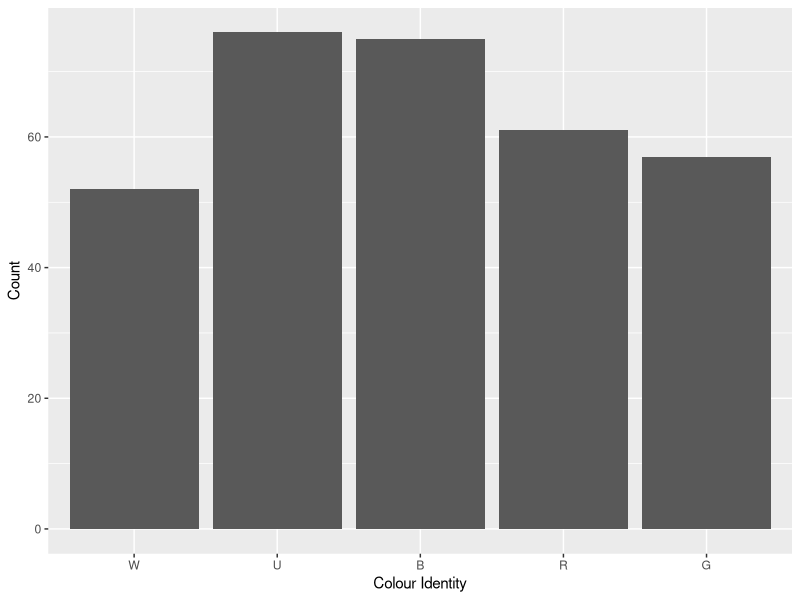
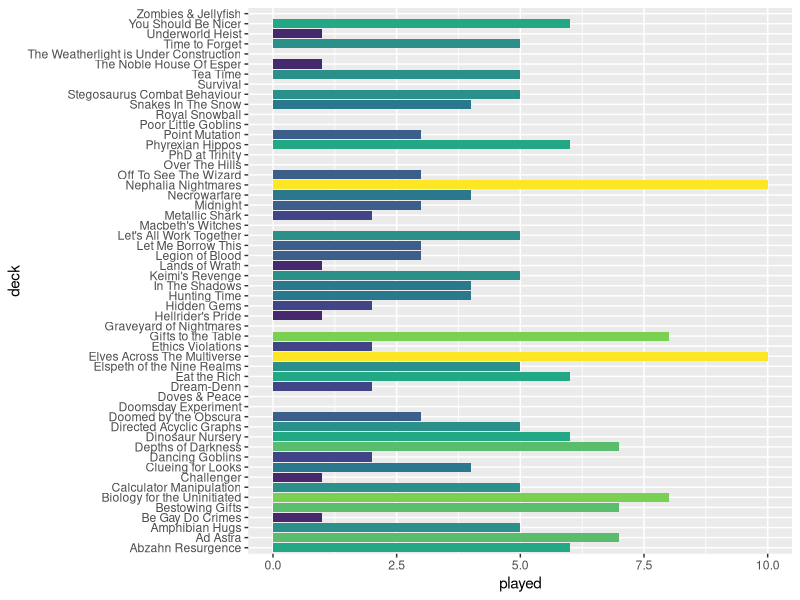
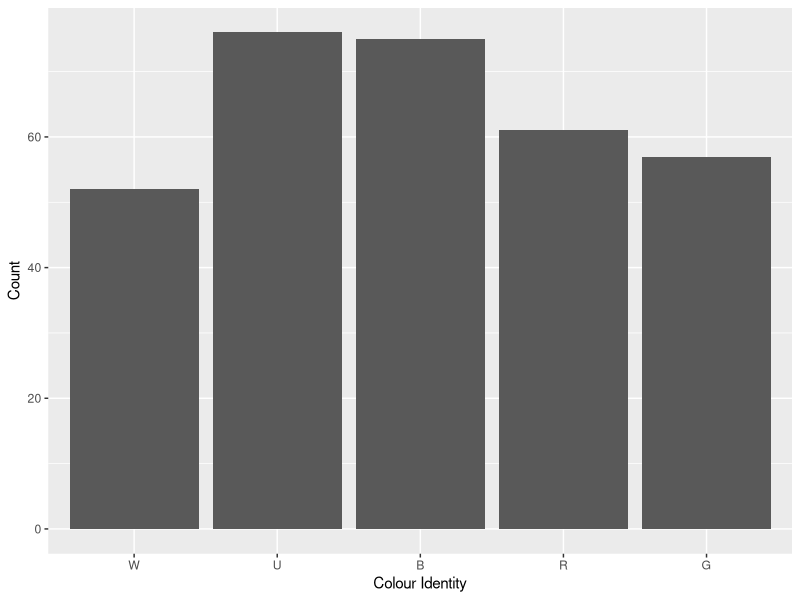
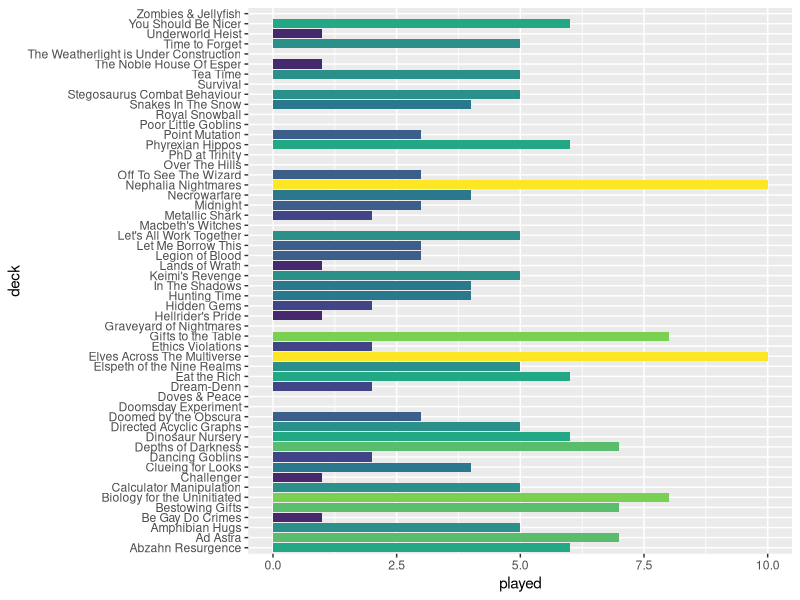

Reproduce these figures in R, in order. (Note: this script raises an error after producing the figures.)
library(forcats)
library(tidyverse)
library(viridis)

decks<-data.frame(structure(list(deck=character(),commander=character(),power=factor(),played=numeric(),priority=factor(),W=logical(),U=logical(),B=logical(),R=logical(),G=logical())))
decks<-decks%>%#priority 7: Tournament cEDH
  add_row(deck="Doomed by the Obscura",commander="Toluz",power="10",played=3,priority="7",W=T,U=T,B=T,R=F,G=F)%>% 
  add_row(deck="Metallic Shark",commander="Shabraz & Brallin",power="9",played=2,priority="7",W=F,U=T,B=T,R=T,G=F)%>%  
  add_row(deck="Royal Snowball",commander="Queen Marchesa",power="9",played=0,priority="7",W=T,U=F,B=T,R=T,G=F)%>%
  add_row(deck="The Weatherlight is Under Construction",commander="Jhoira",power="9",played=0,priority="7",W=F,U=T,B=F,R=T,G=F)%>%
  add_row(deck="Underworld Heist",commander="Cormela",power="9",played=1,priority="7",W=F,U=T,B=T,R=T,G=F)%>%# priority 6: LGS high power 
  add_row(deck="Depths of Darkness",commander="Thrassios & Reyhan",power="7",played=7,priority="6",W=F,U=T,B=T,R=F,G=T) %>%
  add_row(deck="Nephalia Nightmares",commander="Jeleva",power="7",played=10,priority="6",W=F,U=T,B=T,R=T,G=F)%>% # priority 5: LGS low power 
  add_row(deck="Amphibian Hugs",commander="Gor Muldark",power="5",played=5,priority="6",W=F,U=T,B=F,R=F,G=T)%>%
  add_row(deck="Gifts to the Table",commander="Parnesse",power="6",played=8,priority="2",W=F,U=T,B=T,R=T,G=F)%>%
  add_row(deck="Graveyard of Nightmares",commander="Beamtown Bullies",power="6",played=0,priority="5",W=F,U=F,B=T,R=T,G=T)%>%
  add_row(deck="Hellrider's Pride",commander="Zevlor",power="5",played=1,priority="5",W=F,U=T,B=T,R=T,G=F)%>%
  add_row(deck="Let Me Borrow This",commander="Yasova",power="5",played=3,priority="6",W=F,U=T,B=T,R=T,G=F)%>%  
  add_row(deck="Let's All Work Together",commander="Sen Triplets",power="6",played=5,priority="5",W=T,U=T,B=T,R=F,G=F)%>%  
  add_row(deck="Over The Hills",commander="Rubinia",power="5",played=0,priority="5",W=T,U=T,B=F,R=F,G=T)%>%
  add_row(deck="Point Mutation",commander="Otrimi",power="5",played=3,priority="5",W=T,U=T,B=F,R=F,G=T) %>%# priority 4: non-tournament cEDH 
  add_row(deck="Dancing Goblins",commander="Gallia",power="9",played=2,priority="4",W=F,U=F,B=F,R=T,G=T)%>%  
  add_row(deck="Doomsday Experiment",commander="Jan",power="9",played=0,priority="4",W=T,U=F,B=T,R=T,G=F)%>%
  add_row(deck="Doves & Peace",commander="Lavinia",power="9",played=0,priority="4",W=T,U=T,B=F,R=F,G=F)%>% 
  add_row(deck="Macbeth's Witches",commander="Jeska & Tymna",power="9",played=0,priority="4",W=T,U=F,B=T,R=T,G=F)%>% 
  add_row(deck="PhD at Trinity",commander="Marath",power="9",played=0,priority="4",W=T,U=F,B=F,R=T,G=T)%>% 
  add_row(deck="Survival",commander="Ukkima & Cazur",power="9",played=0,priority="4",W=F,U=T,B=T,R=F,G=T)%>% 
  add_row(deck="Zombies & Jellyfish",commander="Sidisi",power="9",played=0,priority="4",W=F,U=T,B=T,R=F,G=T)%>% 
  # priority 3: Casual and Proxied 
  add_row(deck="Abzahn Resurgence",commander="Daghatar",power="6",played=6,priority="2",W=T,U=F,B=T,R=F,G=T)%>%
  add_row(deck="Ad Astra",commander="Belbe",power="8",played=7,priority="2",W=F,U=F,B=T,R=F,G=T)%>%
  add_row(deck="Be Gay Do Crimes",commander="Vadrik",power="5",played=1,priority="2",W=F,U=T,B=F,R=T,G=F)%>%
  add_row(deck="Bestowing Gifts",commander="Kestia",power="5",played=7,priority="2",W=F,U=T,B=F,R=F,G=T)%>%
  add_row(deck="Biology for the Uninitiated",commander="Runo",power="5",played=8,priority="2",W=F,U=T,B=T,R=F,G=F)%>%  
  add_row(deck="Calculator Manipulation",commander="Obeka",power="6",played=5,priority="2",W=F,U=T,B=T,R=T,G=F)%>% 
  add_row(deck="Clueing for Looks",commander="Amareth",power="5",played=4,priority="5",W=T,U=T,B=F,R=F,G=T)%>% 
  add_row(deck="Dinosaur Nursery",commander="Gavi",power="6",played=6,priority="2",W=T,U=T,B=F,R=T,G=F)%>%  
  add_row(deck="Directed Acyclic Graphs",commander="Alesha",power="5",played=5,priority="2",W=T,U=F,B=T,R=T,G=F)%>%  
  add_row(deck="Dream-Denn",commander="Killian",power="5",played=2,priority="2",W=T,U=F,B=T,R=F,G=F)%>%  
  add_row(deck="Eat the Rich",commander="Silvar & Trynn",power="6",played=6,priority="2",W=T,U=F,B=T,R=T,G=F)%>%
  add_row(deck="Elspeth of the Nine Realms",commander="Koll",power="7",played=5,priority="2",W=T,U=F,B=F,R=T,G=F)%>%  
  add_row(deck="Elves Across The Multiverse",commander="Abomination of Llanowar",power="7",played=10,priority="2",W=F,U=F,B=T,R=F,G=T)%>%  
  add_row(deck="Ethics Violations",commander="Volrath",power="6",played=2,priority="2",W=F,U=T,B=T,R=F,G=T)%>%
  add_row(deck="Hidden Gems",commander="Kadena",power="5",played=2,priority="2",W=F,U=T,B=T,R=F,G=T)%>%
  add_row(deck="Hunting Time",commander="Neyith",power="6",played=4,priority="2",W=F,U=F,B=F,R=T,G=T)%>%
  add_row(deck="In The Shadows",commander="Yennett",power="5",played=4,priority="2",W=T,U=T,B=T,R=F,G=F)%>%
  add_row(deck="Keimi's Revenge",commander="Tatsunari",power="5",played=5,priority="2",W=F,U=T,B=T,R=F,G=T)%>%
  add_row(deck="Lands of Wrath",commander="Aurelia",power="5",played=1,priority="2",W=T,U=F,B=F,R=T,G=F)%>%  
  add_row(deck="Legion of Blood",commander="Licia",power="6",played=3,priority="2",W=T,U=F,B=T,R=T,G=F)%>%  
  add_row(deck="Midnight",commander="Nekusar",power="5",played=3,priority="2",W=F,U=T,B=T,R=T,G=F)%>%
  add_row(deck="Necrowarfare",commander="Gisa & Geralf",power="5",played=4,priority="2",W=F,U=T,B=T,R=F,G=F)%>%
  add_row(deck="Off To See The Wizard",commander="Inalla",power="5",played=3,priority="2",W=F,U=T,B=T,R=T,G=F)%>%
  add_row(deck="Phyrexian Hippos",commander="Perrie",power="6",played=6,priority="2",W=T,U=T,B=F,R=F,G=T) %>%
  add_row(deck="Snakes In The Snow",commander="Jorn",power="6",played=4,priority="2",W=F,U=T,B=T,R=F,G=T) %>%
  add_row(deck="Stegosaurus Combat Behaviour",commander="Kalamax",power="2",played=5,priority="2",W=F,U=T,B=F,R=T,G=T) %>%
  add_row(deck="Tea Time",commander="Dina",power="8",played=5,priority="2",W=F,U=F,B=T,R=F,G=T)%>%
  add_row(deck="The Noble House Of Esper",commander="Sydri",power="5",played=1,priority="2",W=T,U=T,B=T,R=F,G=F)%>%
  add_row(deck="Time to Forget",commander="Archelos",power="6",played=5,priority="2",W=F,U=T,B=T,R=F,G=T)%>%
  add_row(deck="You Should Be Nicer",commander="Atla",power="6",played=6,priority="2",W=T,U=F,B=F,R=T,G=T)%>% # priority 2: pauper 
  add_row(deck="Challenger",commander="Mr Orfeo",power="4",played=1,priority="2",W=F,U=F,B=T,R=T,G=T)%>%
  add_row(deck="Poor Little Goblins",commander="Gut",power="4",played=0,priority="2",W=F,U=F,B=T,R=T,G=F)%>%# priority 1: unsleeved 
  add_row(deck="Astelle's Maze",commander="Nine-Fingers Keene",power="5",played=0,priority="1",W=F,U=T,B=T,R=F,G=T)%>%
  add_row(deck="At War",commander="Anax & Cymede",power="5",played=0,priority="1",W=T,U=F,B=F,R=T,G=F)%>%
  add_row(deck="Bad Vibes",commander="Mishra",power="5",played=0,priority="1",W=F,U=T,B=T,R=T,G=F)%>%
  add_row(deck="Biggest Butts",commander="Sidar & Tevesh",power="6",played=0,priority="1",W=T,U=F,B=T,R=F,G=T)%>%
  add_row(deck="Burnt Eart",commander="Erinis",power="5",played=0,priority="1",W=F,U=F,B=F,R=T,G=T)%>%
  add_row(deck="Champion",commander="Mr. Orfeo",power="5",played=0,priority="1",W=F,U=F,B=T,R=T,G=T)%>%
  add_row(deck="Chaos for Everybody",commander="Sol'kanar",power="4",played=0,priority="1",W=F,U=T,B=T,R=T,G=F)%>% 
  add_row(deck="Cloudy",commander="Vadrok",power="5",played=0,priority="1",W=T,U=T,B=F,R=T,G=F)%>% 
  add_row(deck="Collector's Edition",commander="Pharika",power="5",played=0,priority="1",W=F,U=F,B=T,R=F,G=T)%>% 
  add_row(deck="Council In Session",commander="Tivit",power="6",played=0,priority="1",W=T,U=T,B=T,R=F,G=F)%>% 
  add_row(deck="Cull The Unworthy",commander="Tasigur",power="5",played=0,priority="1",W=F,U=T,B=T,R=F,G=T)%>% 
  add_row(deck="Curious Beasts",commander="Brallin & Shabraz",power="7",played=16,priority="1",W=T,U=T,B=F,R=T,G=F)%>%  
  add_row(deck="Cursed Gold",commander="Linde",power="4",played=0,priority="1",W=F,U=T,B=F,R=T,G=F)%>%  
  add_row(deck="Descend into Madness",commander="Anhelo",power="4",played=0,priority="1",W=F,U=T,B=F,R=T,G=F)%>%  
  add_row(deck="Dominarian Waters",commander="Raff",power="5",played=0,priority="1",W=T,U=T,B=F,R=F,G=F)%>% 
  add_row(deck="Don't Talk To Me",commander="Florian",power="5",played=0,priority="1",W=F,U=F,B=T,R=T,G=F)%>% 
  add_row(deck="Elven Garden",commander="Kianne",power="5",played=0,priority="1",W=F,U=T,B=F,R=F,G=T)%>% 
  add_row(deck="Elvish Scavengers",commander="Nath",power="5",played=0,priority="1",W=F,U=F,B=T,R=F,G=T)%>% 
  add_row(deck="Exiled to Grixis",commander="Sedris",power="5",played=0,priority="1",W=F,U=T,B=T,R=T,G=F)%>%   
  add_row(deck="Faceless Weapons",commander="Vhal",power="5",played=0,priority="1",W=F,U=T,B=F,R=T,G=F)%>%   
  add_row(deck="Failed Parley",commander="Phabine",power="5",played=2,priority="1",W=F,U=T,B=T,R=F,G=T)%>%
  add_row(deck="Fairytale Beast",commander="Uril",power="5",played=2,priority="1",W=F,U=T,B=T,R=F,G=T)%>%
  add_row(deck="Field Ecology",commander="Lonis",power="6",played=0,priority="1",W=F,U=T,B=F,R=F,G=T)%>%
  add_row(deck="Find the Bride",commander="Korvold",power="5",played=0,priority="1",W=F,U=F,B=T,R=T,G=T)%>%
  add_row(deck="Forest Awaken",commander="Anthousa",power="5",played=0,priority="1",W=F,U=F,B=F,R=F,G=T)%>%
  add_row(deck="Gaslight, Gatekeep, Girlboss",commander="Queen Marchesa",power="5",played=0,priority="1",W=T,U=F,B=T,R=T,G=F)%>%
  add_row(deck="Giving Goats Away",commander="Zedruu",power="5",played=0,priority="1",W=T,U=T,B=F,R=T,G=F)%>%
  add_row(deck="Graveyard Loops",commander="Varolz",power="5",played=0,priority="1",W=F,U=F,B=T,R=F,G=T)%>%
  add_row(deck="Here Be Dragons",commander="Kykar",power="5",played=0,priority="1",W=T,U=T,B=F,R=T,G=F)%>%
  add_row(deck="Hush Now",commander="Kels",power="5",played=0,priority="1",W=F,U=T,B=T,R=F,G=F)%>%
  add_row(deck="Hybrid Zone Ascendancy",commander="Rocco",power="5",played=0,priority="1",W=T,U=F,B=F,R=T,G=T)%>%
  add_row(deck="In a Flash",commander="Nymris",power="5",played=0,priority="1",W=F,U=T,B=T,R=F,G=F)%>%
  add_row(deck="Itsy Bitsy Graveyard",commander="Ishkanah",power="5",played=0,priority="1",W=F,U=F,B=T,R=F,G=T)%>%
  add_row(deck="Jeskai Lore",commander="Shu Yun",power="5",played=0,priority="1",W=T,U=T,B=F,R=T,G=F)%>%
  add_row(deck="Kept in Suspense",commander="Illuna",power="5",played=0,priority="1",W=F,U=T,B=F,R=T,G=T)%>%  
  add_row(deck="Knights of the Shire",commander="Mazzy",power="5",played=0,priority="1",W=T,U=F,B=F,R=T,G=T)%>%
  add_row(deck="Knives Out, Yavimaya!",commander="Meria",power="5",played=0,priority="1",W=F,U=F,B=F,R=T,G=T)%>%
  add_row(deck="Leave Me Alone",commander="Xantcha",power="5",played=0,priority="1",W=F,U=F,B=T,R=T,G=0)%>%  
  add_row(deck="Lord of Lords",commander="Miirym",power="5",played=0,priority="1",W=F,U=T,B=F,R=T,G=T)%>%  
  add_row(deck="Lulu's Throne",commander="Lulu",power="5",played=0,priority="1",W=T,U=T,B=F,R=F,G=0)%>%  
  add_row(deck="Misery Business",commander="Queza",power="5",played=0,priority="1",W=T,U=T,B=T,R=F,G=F)%>%
  add_row(deck="Necromancy in the Kitchen",commander="Colfenor",power="5",played=0,priority="1",W=F,U=T,B=T,R=F,G=T)%>%
  add_row(deck="News of the Day",commander="Denry Klin",power="5",played=0,priority="1",W=T,U=T,B=F,R=F,G=F)%>%
  add_row(deck="No, You Don't",commander="Merieke",power="5",played=0,priority="1",W=T,U=T,B=T,R=F,G=F)%>%
  add_row(deck="Painting Elves",commander="Kalain",power="5",played=0,priority="1",W=F,U=F,B=T,R=T,G=F)%>%
  add_row(deck="Party of Two",commander="Minthara",power="5",played=0,priority="1",W=T,U=F,B=T,R=F,G=F)%>%
  add_row(deck="PhD in Genetics",commander="Mimeoplasm",power="5",played=0,priority="1",W=F,U=T,B=T,R=F,G=T)%>%
  add_row(deck="Pillaging Ghosts",commander="Ramirez",power="5",played=0,priority="1",W=T,U=T,B=F,R=F,G=F)%>%
  add_row(deck="Population of Llanowar",commander="Allenal",power="5",played=0,priority="1",W=T,U=T,B=F,R=F,G=F)%>%
  add_row(deck="Pot of Honey",commander="Wilson",power="5",played=0,priority="1",W=T,U=T,B=F,R=F,G=F)%>%
  add_row(deck="Pride was a Riot",commander="Kynaios & Tiro",power="5",played=0,priority="1",W=T,U=T,B=F,R=T,G=T)%>%
  add_row(deck="Pyramid of Zombies",commander="Temmet",power="5",played=0,priority="1",W=T,U=T,B=F,R=F,G=F)%>%
  add_row(deck="Remember the Fallen",commander="Rayami",power="5",played=0,priority="1",W=F,U=T,B=T,R=F,G=T) %>%
  add_row(deck="Return from the Deep",commander="Vohar",power="5",played=0,priority="1",W=F,U=T,B=T,R=F,G=F) %>%
  add_row(deck="Roll for Honey",commander="Xira",power="5",played=0,priority="1",W=F,U=F,B=T,R=T,G=T) %>%
  add_row(deck="Sands of the Forgotten",commander="Hazezon",power="5",played=0,priority="1",W=T,U=F,B=F,R=T,G=T) %>%
  add_row(deck="Shattergang Revenge",commander="Shattergang",power="6",played=0,priority="1",W=F,U=F,B=T,R=T,G=T)%>%
  add_row(deck="Shrines to the Death",commander="Ghen",power="6",played=0,priority="1",W=T,U=F,B=T,R=T,G=F)%>%
  add_row(deck="Solve for X",commander="Zaxara",power="5",played=0,priority="1",W=F,U=T,B=T,R=F,G=T) %>%
  add_row(deck="Spores on the Playground",commander="Tana & Keskit",power="5",played=0,priority="1",W=F,U=T,B=T,R=F,G=T) %>% 
  add_row(deck="Spellstealing Mutants",commander="Ivy",power="5",played=0,priority="1",W=F,U=T,B=F,R=F,G=T) %>% 
  add_row(deck="Stromkirk Vampires",commander="Evelyn",power="5",played=0,priority="1",W=F,U=T,B=T,R=T,G=F) %>%  
  add_row(deck="The Saga of Abdel",commander="Abdel & Cloakwood Hermit",power="5",played=0,priority="1",W=T,U=F,B=F,R=F,G=T)%>%  
  add_row(deck="True Love",commander="Regna & Krav",power="5",played=0,priority="1",W=T,U=F,B=T,R=F,G=F)%>%  
  add_row(deck="The Secret Life of Hell",commander="Raphael",power="5",played=0,priority="1",W=F,U=F,B=T,R=T,G=F)%>%  
  add_row(deck="Will Of The Council",commander="Tivit",power="5",played=0,priority="1",W=T,U=T,B=T,R=F,G=F)%>%  
  add_row(deck="Weather The Storm",commander="Trelassara",power="5",played=0,priority="1",W=T,U=F,B=F,R=F,G=T)%>%
  add_row(deck="Women in STEM",commander="Sophina & Cecily",power="5",played=0,priority="1",W=T,U=T,B=T,R=T,G=F)%>% #priority 0: retired deck  
  add_row(deck="Hot Girl Summer",commander="Jeska & Tymna",power="9",played=12,priority="0",W=T,U=F,B=F,R=T,G=F)

# colour distibution
W<-decks%>%filter(W==T)%>%count()%>%pull(n)
U<-decks%>%filter(U==T)%>%count()%>%pull(n)
B<-decks%>%filter(B==T)%>%count()%>%pull(n)
R<-decks%>%filter(R==T)%>%count()%>%pull(n)
G<-decks%>%filter(G==T)%>%count()%>%pull(n)
colour<-c(W,U,B,R,G)
identity<-c("W","U","B","R","G")
colours<-cbind(colour,identity)
colours<-as.data.frame(colours)
colours<-colours%>%mutate(colour=as.numeric(colour))
col<-colours%>%ggplot(aes(x=fct_inorder(identity),colour))+
          geom_bar(stat="identity")+
          xlab("Colour Identity")+
          ylab("Count")
col 
ggsave("col.png")

#deck stats 
played<-decks%>%filter(priority!="1" & priority!="0")%>%ggplot(aes(played,deck,fill=played))+
        geom_bar(stat="identity")+
        scale_fill_viridis_c()+
        theme(legend.position="none")
played
ggsave(filename ="played.png",width=3000,height =2255, dpi=300,units="px",device='png')
head(decks)
# powerlevel
decks%>%group_by(power)%>%count()
# playable decks
decks%>%filter(priority!="1")%>%count()


# wishlist (This is currently a little behind)

proxies<- as.data.frame(read.csv("proxies.csv",header=T,sep=";"))
proxies%>%dplyr::filter(str_detect(deck,"Atla Palani"))# example looking for cards I need to Atla 
